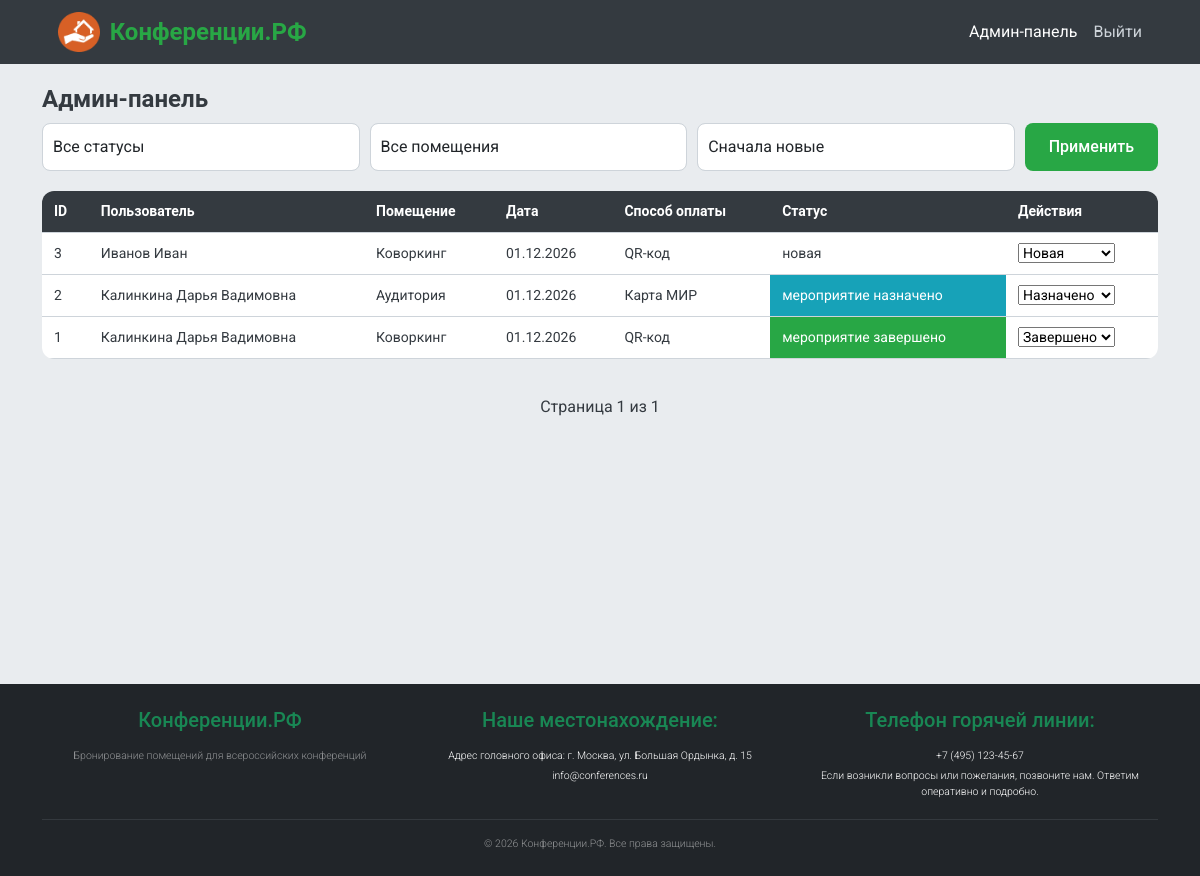
The page /admin (signed in) on the database its author committed.
### website/models.py (models this page shows, shortened)
class Booking(db.Model):
    __tablename__ = 'booking'
    id = db.Column(db.Integer, primary_key=True)
    user_id = db.Column(db.Integer, db.ForeignKey('user.id'), nullable=False)
    room = db.Column(db.String(50), nullable=False)
    date = db.Column(db.String(20), nullable=False)
    time_start = db.Column(db.String(10), default='10:00')
    payment_method = db.Column(db.String(50), nullable=False)
    status = db.Column(db.String(50), default='новая')
    created_at = db.Column(db.DateTime, default=db.func.current_timestamp())
    review = db.relationship('Review', backref='booking', uselist=False)

class User(db.Model, UserMixin):
    __tablename__ = 'user'
    id = db.Column(db.Integer, primary_key=True)
    login = db.Column(db.String(80), unique=True, nullable=False)
    password = db.Column(db.String(200), nullable=False)
    fullname = db.Column(db.String(200), nullable=False)
    phone = db.Column(db.String(20), nullable=False)
    email = db.Column(db.String(120), nullable=False)
    role = db.Column(db.String(20), default='user')
    bookings = db.relationship('Booking', backref='user', lazy=True)
    reviews = db.relationship('Review', backref='user', lazy=True)
    def is_admin(self):
        return self.role == 'admin'

### website/admin.py (the view)
@admin_bp.route('/admin')
@login_required
@admin_required
def admin_panel():
    page = request.args.get('page', 1, type=int)           # Номер страницы
    status_filter = request.args.get('status', '')         # Фильтр по статусу
    room_filter = request.args.get('room', '')             # Фильтр по помещению
    sort = request.args.get('sort', 'newest')              # Сортировка
    query = Booking.query
    if status_filter:
        query = query.filter_by(status=status_filter)
    if room_filter:
        query = query.filter_by(room=room_filter)
    if sort == 'newest':
        query = query.order_by(Booking.created_at.desc())
    elif sort == 'oldest':
        query = query.order_by(Booking.created_at.asc())
    elif sort == 'date_asc':
        query = query.order_by(Booking.date.asc())
    elif sort == 'date_desc':
        query = query.order_by(Booking.date.desc())
    pagination = query.paginate(page=page, per_page=10, error_out=False)
    bookings = pagination.items
    users = {u.id: u for u in User.query.all()}
    return render_template('admin.html',
                         bookings=bookings,
                         pagination=pagination,
                         status_filter=status_filter,
                         room_filter=room_filter,
                         sort=sort,
                         users=users)

### website/admin.py (called while the page is built)
def admin_required(f):
    from functools import wraps
    @wraps(f)
    def decorated_function(*args, **kwargs):
        if not current_user.is_authenticated or not current_user.is_admin():
            flash('Доступ запрещен. Требуются права администратора.', 'danger')
            return redirect(url_for('auth.login'))
        return f(*args, **kwargs)
    return decorated_function

### website/templates/admin.html (shortened to what this page needs)
{% extends "base.html" %}
{% block content %}
<div class="admin-header">
    <h2>Админ-панель</h2>
</div>
<div class="admin-filters">
    <select id="status-filter" class="form-control">
        <option value="">Все статусы</option>
    </select>
    <select id="room-filter" class="form-control">
        <option value="">Все помещения</option>
    </select>
    <select id="sort" class="form-control">
        <option value="newest" {% if sort == 'newest' %}selected{% endif %}>Сначала новые</option>
    </select>
    <button id="apply-filters" class="btn btn-primary">Применить</button>
</div>
<div class="bookings-table">
    <table>
        <thead>
            <tr><th>ID</th><th>Пользователь</th><th>Помещение</th><th>Дата</th><th>Способ оплаты</th><th>Статус</th><th>Действия</th></tr>
        </thead>
        <tbody>
            {% for booking in bookings %}
            <tr data-booking-id="{{ booking.id }}">
                <td>{{ booking.id }}</td>
                <td>{{ users[booking.user_id].fullname }}</td>
                <td>
                    {% if booking.room == 'auditorium' %} Аудитория
                    {% elif booking.room == 'coworking' %} Коворкинг
                    {% else %}🎬 Кинозал{% endif %}
                </td>
                <td>{{ booking.date }}</td>
                <td>
                    {% if booking.payment_method == 'qr' %}QR-код
                    {% elif booking.payment_method == 'mir' %}Карта МИР
                    {% else %}Постоплата{% endif %}
                </td>
                <td class="status-{{ booking.status.replace(' ', '-') }}">{{ booking.status }}</td>
                <td>
                    <select class="status-select" data-id="{{ booking.id }}">
                        <option value="новая" {% if booking.status == 'новая' %}selected{% endif %}>Новая</option>
                        <option value="мероприятие назначено" {% if booking.status == 'мероприятие назначено' %}selected{% endif %}>Назначено</option>
                        <option value="мероприятие завершено" {% if booking.status == 'мероприятие завершено' %}selected{% endif %}>Завершено</option>
                    </select>
                </td>
            </tr>
            {% endfor %}
        </tbody>
    </table>
</div>
<div class="pagination">
    <span>Страница {{ pagination.page }} из {{ pagination.pages }}</span>
</div>
{% endblock %}

### website/static/style.css (style rules this page uses)
* { margin: 0; padding: 0; box-sizing: border-box; }
body { font-family: 'Roboto', sans-serif; background: #E9ECEF; color: #343A40; font-size: 16px; font-weight: 400; line-height: 1.5; }
h2, .h2 { font-size: 24px; font-weight: 600; line-height: 1.3; }
.status-assigned, .status-мероприятие-назначено { background: #17A2B8; color: white; }
.status-completed, .status-мероприятие-завершено { background: #28A745; color: white; }
.form-control { width: 100%; padding: 12px; border: 1px solid #CED4DA; border-radius: 8px; font-size: 16px; font-weight: 400; font-family: 'Roboto', sans-serif; transition: border-color 0.3s, box-shadow 0.3s; }
.btn { display: inline-block; padding: 12px 24px; border: none; border-radius: 8px; font-size: 16px; font-weight: 500; cursor: pointer; text-decoration: none; text-align: center; transition: all 0.2s; }
.btn-primary { background: #28A745; color: white; }
.admin-filters { display: flex; gap: 10px; margin-bottom: 20px; flex-wrap: wrap; }
.admin-filters .form-control { flex: 1; min-width: 120px; padding: 10px; }
.bookings-table { overflow-x: auto; background: white; border-radius: 12px; }
table { width: 100%; border-collapse: collapse; font-size: 14px; font-weight: 400; }
th, td { padding: 10px 12px; text-align: left; border-bottom: 1px solid #CED4DA; }
th { background: #343A40; color: white; font-size: 14px; font-weight: 600; }
.pagination { display: flex; justify-content: center; gap: 12px; margin-top: 24px; padding: 12px; }

### rows shown on the page
Booking: id "3", room "Коворкинг", date "01.12.2026", payment_method "QR-код", status "новая", status+id "Новая"
User: fullname "Иванов Иван"
Booking: id "2", room "Аудитория", date "01.12.2026", payment_method "Карта МИР", status "мероприятие назначено", status+id "Назначено"
User: fullname "Калинкина Дарья Вадимовна"
Booking: id "1", room "Коворкинг", date "01.12.2026", payment_method "QR-код", status "мероприятие завершено", status+id "Завершено"

### other values the page prints
{{ pagination.page }} "1"
{{ pagination.pages }} "1"
